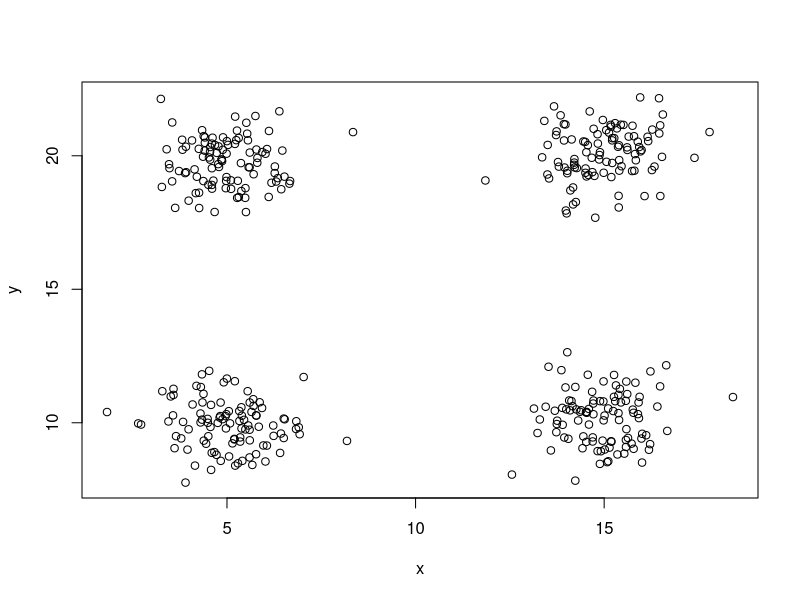

The R script that drew this image: (Note: this script raises an error after producing the figure.)
###### Homework 18 ######
######Nina Culver######

library(fields)
library(cluster)

####Creating the Data####
set.seed(5364)
x1 = rnorm(100, 5, 1)
y1 = rnorm(100, 10, 1)
x2 = rnorm(100, 5, 1)
y2 = rnorm(100, 20, 1)
x3 = rnorm(100, 15, 1)
y3 = rnorm(100, 10, 1)
x4 = rnorm(100, 15, 1)
y4 = rnorm(100, 20, 1)

mydata=data.frame(x=c(x1,x2,x3,x4),y=c(y1,y2,y3,y4))
plot(y~x,data=mydata)

#### 1 ####
#1a)

dmatrix=rdist(mydata)
plot.sil=function(data,max.K,max.iter,epsilon,dmatrix){
  sil.vect=1:max.K
  for(K in 2:max.K){
    iter=min(max.iter,min.rep(K,epsilon))
    kmeans.temp=repeat.kmeans(data,K,iter)
    sil.vect[K]=mysil(kmeans.temp$cluster,dmatrix)
  }
  sil.vect=sil.vect[2:max.K]
  plot(2:max.K,sil.vect,xlab="K",ylab="Silhouette Coefficient")
  return(max(sil.vect))
}
repeat.kmeans=function(data,centers,repetitions){
  best.kmeans=NULL
  best.ssw=Inf
  
  for(i in 1:repetitions){
    kmeans.temp=kmeans(x=data,centers=centers)
    if(kmeans.temp$tot.withinss<best.ssw){
      best.ssw=kmeans.temp$tot.withinss
      best.kmeans=kmeans.temp
    }
  }
  return(best.kmeans)
}


best=repeat.kmeans(mydata,4,1000)
plot.sil(mydata,10,1000,.01,dmatrix) #best is 4 value given is 0.8187304

#1b)
mean(silhouette(x=best$cluster,dmatrix=dmatrix)[,3])  #0.8187304


#1c)
plot.ssw=function(data,max.K,max.iter,epsilon){
  ssw.vect=1:max.K
  for(K in 1:max.K){
    iter=min(max.iter,min.rep(K,epsilon))
    kmeans.temp=repeat.kmeans(data,K,iter)
    ssw.vect[K]=kmeans.temp$tot.withinss
  }
  plot(1:max.K,ssw.vect,xlab="K",ylab="SSW")
}

plot.ssw(mydata,10,1000,.01) # K = 4

#1d)
distance.matrix=function(data){
  n=nrow(data)
  dmatrix=matrix(nrow=n,ncol=n)
  for(i in 1:n){
    for(j in 1:n){
      dmatrix[i,j]=sum((data[i,]-data[j,])^2)
    }
  }
  return(sqrt(dmatrix))
}

mymatrix=distance.matrix(mydata)
plot.sil(mydata,10,1000,.01,mymatrix) #0.8187304



####2####
wdbc = wdbc[,2:32]
wdbc.x = wdbc[,2:31]
wdbcDmatrix=rdist(wdbc.x)
plot.sil(wdbc.x,20,1000,.01,wdbcDmatrix) #best is 2... value given is 0.6972646

repeat.kmeans=function(data,centers,repetitions){
  best.kmeans=NULL
  best.ssw=Inf
  
  for(i in 1:repetitions){
    kmeans.temp=kmeans(x=data,centers=centers)
    if(kmeans.temp$tot.withinss<best.ssw){
      best.ssw=kmeans.temp$tot.withinss
      best.kmeans=kmeans.temp
    }
  }
  return(best.kmeans)
}


best=repeat.kmeans(wdbc.x,2,1000)

###GETTING ERRORS HERE###
mean(silhouette(x=best$cluster,dmatrix=wdbcDmatrix)[,3])  #0.6972646

plot.ssw(wdbc.x,10,1000,.01) # K = 2
wdbcmatrix=distance.matrix(wdbc.x)
plot.sil(wdbc.x,10,1000,.01,wdbcmatrix) # 0.6972646

wdbc.kmeans=repeat.kmeans(wdbc.x,2,1000)

entropyterm=function(p){
  if(p==0){return(0)}
  return(-p*log(p,base=2))
}

entropy=function(p){
  return(sum(sapply(p,entropyterm)))
}

table.entropy=function(table){
  col.sums=apply(table,2,sum)
  col.props=col.sums/sum(col.sums)
  for(j in 1:ncol(table)){
    if(sum(table[,j]!=0)){
      table[,j]=table[,j]/sum(table[,j])
    }
  }
  table.entropies=apply(table,2,entropy)
  return(col.props%*%table.entropies)
}

wdbc.table=table(wdbc$V2,
                 wdbc.kmeans$cluster)
table.entropy(wdbc.table) #0.5503462
